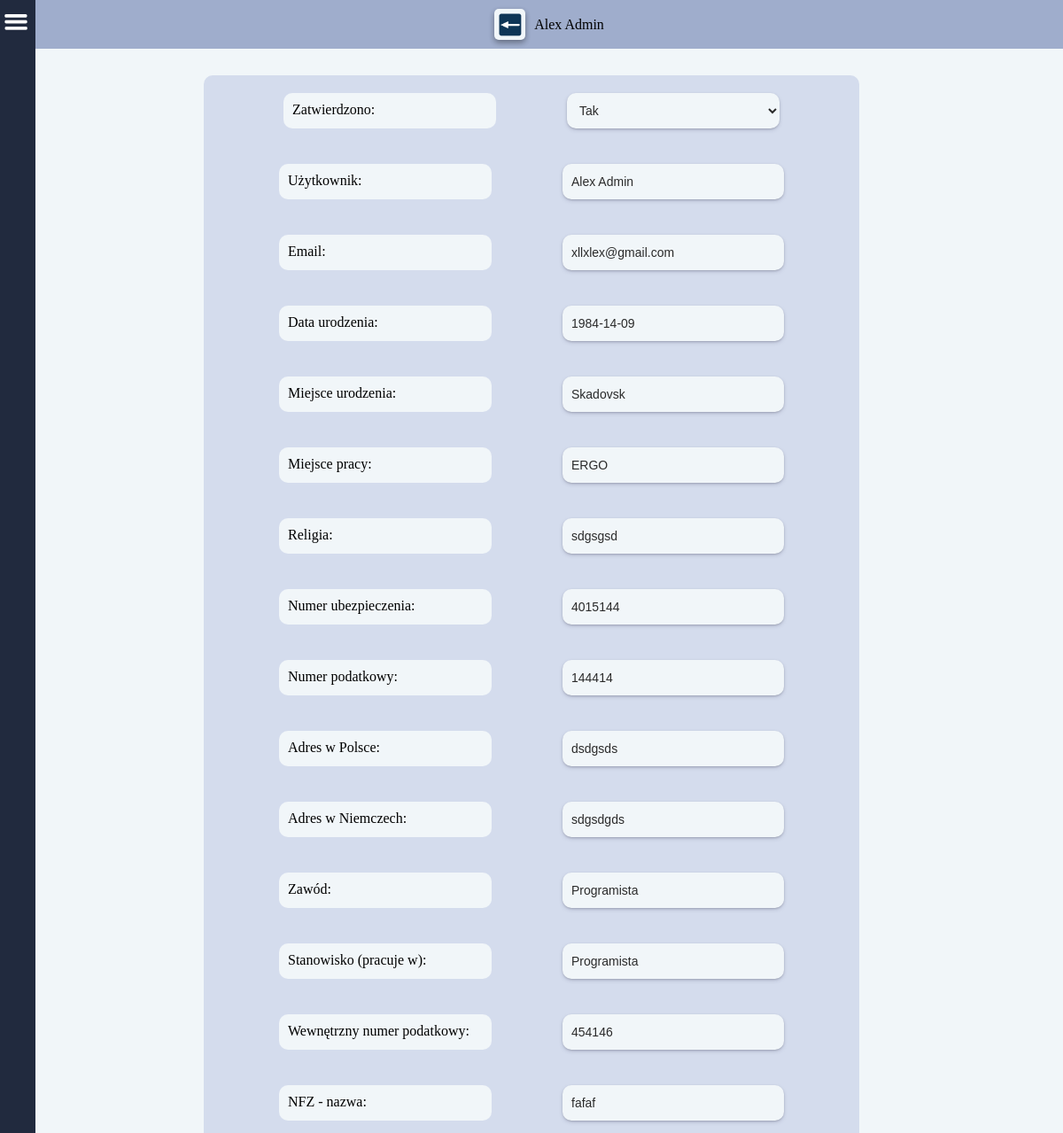
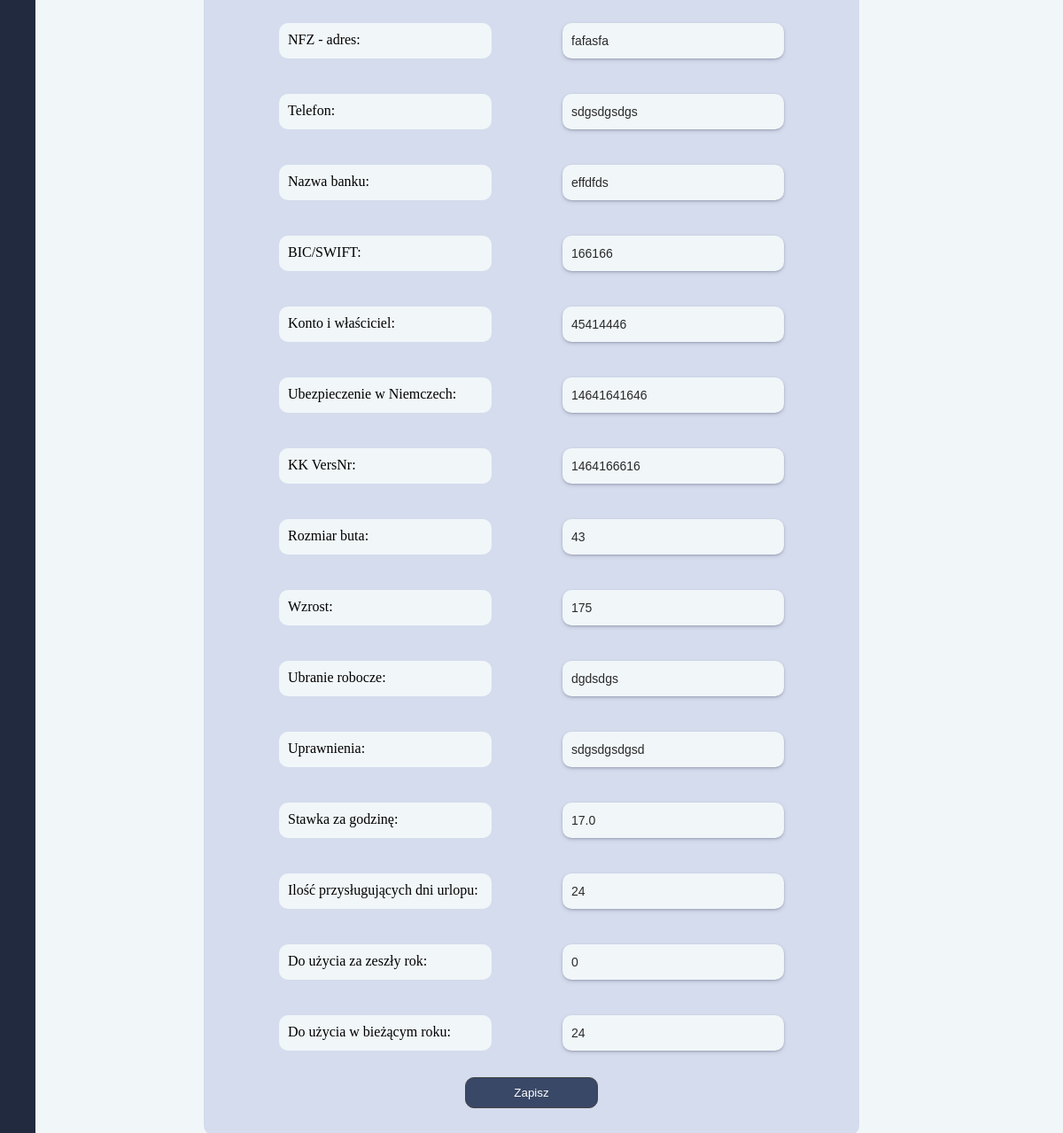
The page /users/user/1/ (signed in) on the database its author committed (2 pictures, top to bottom).
### users/models.py (models this page shows, shortened)
class CustomUser(AbstractBaseUser, PermissionsMixin):
    acceptation = models.BooleanField(
        _('Zatwierdź'),
        default=False,
    )
    username = models.CharField(
        _('Użytkownik'),
        null=True,
        max_length= 255,
        )
    email = models.EmailField(_("email"), unique=True)
    fp_token = models.CharField(
        null=True,
        max_length=192,
        unique=True,
    )
    birthday = models.CharField(
        _('Data urodzenia'),
        null=True,
        max_length= 55,
        )
    birthplace = models.CharField(
        _('Miejsce urodzenia'),
        null=True,
        max_length= 255,
        )
    workplace = models.CharField(
        _('Miejsce pracy'),
        null=True,
        max_length= 255,
        )
    religion = models.CharField(
        _('Religia'),
        null=True,
        max_length= 255,
        )
    insurance_number = models.CharField(
        _('Numer ubezpieczenia'),
        null=True,
        max_length= 255,
        )
    tax_number = models.CharField(
        _('Numer podatkowy'),
        null=True,
        max_length= 255,
        )
    adress_pl = models.CharField(
        _('Adres w Polsce'),
        null=True,
        max_length= 255,
        )
    adress_de = models.CharField(
        _('Adres w Niemczech'),
        null=True,
        max_length= 255,
        )
    profession = models.CharField(
        _('Zawód'),
        null=True,
        max_length= 255,
        )
    position = models.CharField(
        _('Stanowisko (pracuje w)'),
        null=True,
        max_length= 255,
        )
    internal_tax_number = models.CharField(
        _('Wewnętrzny numer podatkowy'),
        null=True,
        max_length= 255,
        )
    nfz_name = models.CharField(
        _('NFZ - nazwa'),
        null=True,
        max_length= 255,
        )
    nfz_adress = models.CharField(
        _('NFZ - adres'),
        null=True,
        max_length= 255,
        )
    phone_number = models.CharField(
        _('Telefon'),
        null=True,
        max_length= 255,
        )
    bank = models.CharField(
        _('Nazwa banku'),
        null=True,
        max_length= 255,
        )
    bic_swift = models.CharField(
        _('BIC/SWIFT'),
        null=True,
        max_length= 255,
        )
    bank_account = models.CharField(
        _('Konto i właściciel'),
        null=True,
        max_length= 255,
        )
    health_insurance_de = models.CharField(
        _('Ubezpieczenie w Niemczech'),
        null=True,
        max_length= 255,
        )
    health_insurance_de_number = models.CharField(
        _('KK VersNr'),
        null=True,
        max_length= 255,
        )
    shoe_size = models.CharField(
        _('Rozmiar buta'),
        null=True,
        max_length= 255,
        )
    growth = models.CharField(
        _('Wzrost'),
        null=True,
        max_length= 255,
        )
    work_clothes = models.CharField(
        _('Ubranie robocze'),
        null=True,
        max_length= 255,
        )
    rights = models.CharField(
        _('Uprawnienia'),
        null=True,
        max_length= 255,
        )
    payment = models.FloatField(
        _('Stawka za godzinę'),
        default=0
    )
    vacations_days_quantity = models.IntegerField(
        _('Ilość przysługujących dni urlopu'),
        default=0,
    )
    vacations_days_quantity_de = models.IntegerField(
        _('Ilość przysługujących dni urlopu'),
        default=0,
    )
    vacacions_on_demand = models.IntegerField(
        _('Ilość dni urlopu na żądanie'),
        default=4,
    )
    cares_vacations = models.IntegerField(
        _('Ilość dni urlopu opiekuńczego'),
        default=5,
    )
    force_majeure_vacations = models.IntegerField(
        _('Ilość godzin urlopu z powodu siły wyższej'),
        default=16,
    )
    compassionate_vacations = models.IntegerField(
        _('Ilość dni urlopu okolicznościowego'),
        default=2,
    )
    last_year_vacations_days_quantity = models.IntegerField(
        _('Ilość przysługujących dni urlopu za zeszły rok'),
        default=0,
    )
    last_year_vacations_days_quantity_de = models.IntegerField(
        _('Ilość przysługujących dni urlopu za zeszły rok'),
        default=0,
    )
    days_to_use_in_current_year = models.IntegerField(
        _('Do użycia w bieżącym roku'),
        default=0,
    )
    days_to_use_in_current_year_de = models.IntegerField(
        _('Do użycia w bieżącym roku'),
        default=0,
    )
    is_staff = models.BooleanField(default=False)
    is_active = models.BooleanField(default=True)
    date_joined = models.DateTimeField(
        _('Data rejestracji'),
        default=timezone.now,
        )
    USERNAME_FIELD = "email"
    EMAIL_FIELD = "email"
    REQUIRED_FIELDS = []
    objects = CustomUserManager()

### users/views.py (the view, shortened to what this page needs)
# urls.py: path('user/<pk>/', Profile, name='user'),
def Profile(request, pk):
    user = get_object_or_404(CustomUser, id=pk)
    context = {
        'user': user,
    }
    return render(request, 'profile.html', context)

### main/templatetags/vacation_requests.py (called while the page is built)
@register.simple_tag
def request_quantity():
    reqs = VacationRequest.objects.all().order_by('-v_request__id')
    count = 0
    for r in reqs:
        if r.v_request.consideration is True:
            count += 1
    return count

### users/templates/profile.html (shortened to what this page needs)
{% extends 'base.html' %}
{% load static %}
    {% block content %}
    <div class="page-container">
        <div class="filter-container">
            <div class="back">
                <a class="label_img" href="{% url 'home' %}">
                  <img src="{% static 'images/back.png' %}" width="30" height="30">
                </a>
                <p class="topic">{{ user.username }}</p>
            </div>
        </div>
        <div class="add_vacations_grafic_container">
            <form method="POST">
                <div class="vacations_mini_cont">
                    {% if user.acceptation == False %}
                        <p class="field">Zatwierdzono:</p>
                        <select name="acceptation" class="vacations_input">
                            <option value="Nie">Nie</option>
                            <option value="Tak">Tak</option>
                        </select>
                    {% else %}
                        <p class="field">Zatwierdzono:</p>
                        <select name="acceptation" class="vacations_input">
                            <option value="Tak">Tak</option>
                        </select>
                    {% endif %}
                </div>
                <div class="vacations_mini_cont">
                    <p class="field">Użytkownik:</p>
                    <input class="vacations_input" type="text" value="{{user.username}}" name="username">
                </div>
                <div class="vacations_mini_cont">
                    <p class="field">Email:</p>
                    <input class="vacations_input" type="text" value="{{user.email}}" name="email">
                </div>
                <div class="vacations_mini_cont">
                    <p class="field">Data urodzenia:</p>
                    <input class="vacations_input" type="text" value="{{user.birthday}}" name="birthday">
                </div>
                <div class="vacations_mini_cont">
                    <p class="field">Miejsce urodzenia:</p>
                    <input class="vacations_input" type="text" value="{{user.birthplace }}" name="birthplace">
                </div>
                <div class="vacations_mini_cont">
                    <p class="field">Miejsce pracy:</p>
                    <input class="vacations_input" type="text" value="{{user.workplace}}" name="workplace">
                </div>
                <div class="vacations_mini_cont">
                    <p class="field">Religia:</p>
                    <input class="vacations_input" type="text" value="{{user.religion}}" name="religion">
                </div>
                <div class="vacations_mini_cont">
                    <p class="field">Numer ubezpieczenia:</p>
                    <input class="vacations_input" type="text" value="{{user.insurance_number}}" name="insurance_number">
                </div>
                <div class="vacations_mini_cont">
                    <p class="field">Numer podatkowy:</p>
                    <input class="vacations_input" type="text" value="{{user.tax_number}}" name="tax_number">
                </div>
                <div class="vacations_mini_cont">
                    <p class="field">Adres w Polsce:</p>
                    <input class="vacations_input" type="text" value="{{user.adress_pl}}" name="adress_pl">
                </div>
                <div class="vacations_mini_cont">
                    <p class="field">Adres w Niemczech:</p>
                    <input class="vacations_input" type="text" value="{{user.adress_de}}" name="adress_de">
                </div>
                <div class="vacations_mini_cont">
                    <p class="field">Zawód:</p>
                    <input class="vacations_input" type="text" value="{{user.profession}}" name="profession">
                </div>
                <div class="vacations_mini_cont">
                    <p class="field">Stanowisko (pracuje w):</p>
                    <input class="vacations_input" type="text" value="{{user.position}}" name="position">
                </div>
                <div class="vacations_mini_cont">
                    <p class="field">Wewnętrzny numer podatkowy:</p>
                    <input class="vacations_input" type="text" value="{{user.internal_tax_number}}" name="internal_tax_number">
                </div>
                <div class="vacations_mini_cont">
                    <p class="field">NFZ - nazwa:</p>
                    <input class="vacations_input" type="text" value="{{user.nfz_name}}" name="nfz_name">
                </div>
                <div class="vacations_mini_cont">
                    <p class="field">NFZ - adres:</p>
                    <input class="vacations_input" type="text" value="{{user.nfz_adress}}" name="nfz_adress">
                </div>
                <div class="vacations_mini_cont">
                    <p class="field">Telefon:</p>
                    <input class="vacations_input" type="text" value="{{user.phone_number}}" name="phone_number">
                </div>
                <div class="vacations_mini_cont">
                    <p class="field">Nazwa banku:</p>
                    <input class="vacations_input" type="text" value="{{user.bank}}" name="bank">
                </div>
                <div class="vacations_mini_cont">
                    <p class="field">BIC/SWIFT:</p>
                    <input class="vacations_input" type="text" value="{{user.bic_swift}}" name="bic_swift">
                </div>
                <div class="vacations_mini_cont">
                    <p class="field">Konto i właściciel:</p>
                    <input class="vacations_input" type="text" value="{{user.bank_account}}" name="bank_account">
                </div>
                <div class="vacations_mini_cont">
                    <p class="field">Ubezpieczenie w Niemczech:</p>
                    <input class="vacations_input" type="text" value="{{user.health_insurance_de}}" name="health_insurance_de">
                </div>
                <div class="vacations_mini_cont">
                    <p class="field">KK VersNr:</p>
                    <input class="vacations_input" type="text" value="{{user.health_insurance_de_number}}" name="health_insurance_de_number">
                </div>
                <div class="vacations_mini_cont">
                    <p class="field">Rozmiar buta:</p>
                    <input class="vacations_input" type="text" value="{{user.shoe_size}}" name="shoe_size">
                </div>
                <div class="vacations_mini_cont">
                    <p class="field">Wzrost:</p>
                    <input class="vacations_input" type="text" value="{{user.growth}}" name="growth">
                </div>
                <div class="vacations_mini_cont">
                    <p class="field">Ubranie robocze:</p>
                    <input class="vacations_input" type="text" value="{{user.work_clothes}}" name="work_clothes">
                </div>
                <div class="vacations_mini_cont">
                    <p class="field">Uprawnienia:</p>
                    <input class="vacations_input" type="text" value="{{user.rights}}" name="rights">
                </div>
                <div class="vacations_mini_cont">
                    <p class="field">Stawka za godzinę:</p>
                    <input class="vacations_input" type="text" value="{{user.payment}}" name="payment">
                </div>
                <div class="vacations_mini_cont">
                    <p class="field">Ilość przysługujących dni urlopu:</p>
                    <input class="vacations_input" type="text" value="{{user.vacations_days_quantity_de}}" name="vacations_days_quantity_de">
                </div>
                <div class="vacations_mini_cont">
                    <p class="field">Do użycia za zeszły rok:</p>
                    <input class="vacations_input" type="text" value="{{user.last_year_vacations_days_quantity_de}}" name="last_year_vacations_days_quantity_de">
                </div>
                <div class="vacations_mini_cont">
                    <p class="field">Do użycia w bieżącym roku:</p>
                    <input class="vacations_input" type="text" value="{{user.days_to_use_in_current_year_de}}" name="days_to_use_in_current_year_de">
                </div>
                {% if request.user.is_superuser %}
                    <div class="vacations_mini_cont">
                        <button class="cwo_btn" type="submit"><a>Zapisz</a></button>
                    </div>
                {% endif %}
            </form>
        </div>
    </div>
    {% endblock %}

### static/css/base.css (style rules this page uses)
:root { --btn-bg-color: #394867; --border: 1px solid #434242; --main-bg-color: #F1F6F9; --header-bg-color: #212A3E; --input-bg-color: #d4dced; --title-bg-color: #9fadcc; --text-color: white; --height: 100%; --width: 100%; }
.filter-container { display: flex; flex-direction: row; align-items: center; justify-content: center; width: 100vw; padding: 10px; margin-left: 40px; background-color: var(--title-bg-color); }
.page-container { display: flex; flex-direction: column; align-items: center; justify-content: center; height: 100%; background-color: var(--main-bg-color); }
.label_img { display: flex; justify-content: center; align-items: center; width: 35px; height: 35px; border-radius: 5px; background-color: var(--main-bg-color); box-shadow: rgba(0, 0, 0, 0.16) 0px 3px 6px, rgba(0, 0, 0, 0.23) 0px 3px 6px; cursor: pointer; }
select { background-color: var(--input-bg-color); color: #2a2a2a; border-radius: 5px; border: transparent; width: 200px; height: 30px; font-size: 14px; padding-left: 5px; cursor: pointer; box-shadow: rgba(50, 50, 93, 0.25) 0px 2px 5px -1px, rgba(0, 0, 0, 0.3) 0px 1px 3px -1px; }
a { color: var(--text-color); text-decoration: none; }
.back { display: flex; flex-direction: row; align-items: center; justify-content: center; width: 80vw; gap: 10px; }

### static/css/login.css (style rules this page uses)
* { margin: 0; padding: 0; }

### static/css/create_work_object.css (style rules this page uses)
.cwo_btn { padding: 5px; width: 19%; min-width: 150px; height: 35px; background-color: var(--btn-bg-color); border: var(--border); border-radius: 10px; cursor: pointer; }

### static/css/vacations.css (style rules this page uses)
.vacations_mini_cont { display: flex; justify-content: center; flex-wrap: wrap; gap: 5vw; margin-bottom: 20px; }
.vacations_input { background-color: var(--main-bg-color); color: #2a2a2a; border-radius: 10px; border: transparent; width: 240px; height: 40px; font-size: 14px; margin: 10px; padding-left: 10px; cursor: pointer; box-shadow: rgba(50, 50, 93, 0.25) 0px 2px 5px -1px, rgba(0, 0, 0, 0.3) 0px 1px 3px -1px; }

### static/css/add_vacation.css (style rules this page uses)
.add_vacations_grafic_container { display: flex; flex-direction: column; justify-content: space-between; align-items: center; margin-top: 30px; width: 60vw; height: auto; background-color: var(--input-bg-color); padding: 10px; border-radius: 10px; }
.field { background-color: var(--main-bg-color); width: 220px; height: 20px; padding: 10px; margin: 10px; border-radius: 10px; }

### static/css/schedule.css (style rules this page uses)
.topic { font-size: 16px; }

### rows shown on the page
CustomUser: username "Alex Admin", email "xllxlex@gmail.com", birthday "1984-14-09", birthplace "Skadovsk", workplace "ERGO", religion "sdgsgsd", insurance_number "4015144", tax_number "144414", adress_pl "dsdgsds", adress_de "sdgsdgds", profession "Programista", position "Programista", internal_tax_number "454146", nfz_name "fafaf", nfz_adress "fafasfa", phone_number "sdgsdgsdgs", bank "effdfds", bic_swift "166166", bank_account "45414446", health_insurance_de "14641641646", health_insurance_de_number "1464166616", shoe_size "43", growth "175", work_clothes "dgdsdgs", rights "sdgsdgsdgsd", payment "17.0", vacations_days_quantity_de "24", last_year_vacations_days_quantity_de "0", days_to_use_in_current_year_de "24"
